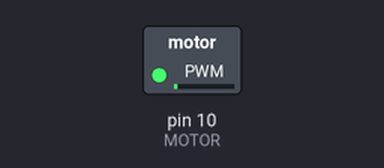
Bench run of a sketch on a simulated Arduino Uno, built with avr-gcc and run on an emulated ATmega328P. Parts: switched loads named in the sketch (green lamp = pin HIGH).

Above: at 0.05 s.
At 6.45 s:
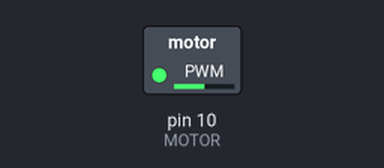
At 11.75 s:
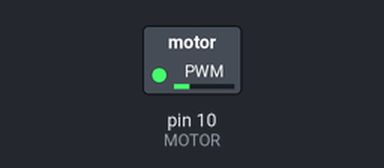
Timing chart, 0 to 20.8 s (numbered marks = the images above):
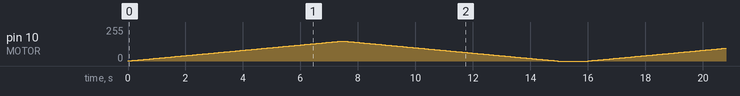

The sketch:

motor_control.ino
```cpp
#define MOTOR 10

void setup() {
  pinMode(MOTOR, OUTPUT);
}

void loop() {
  for (int i = 1; i <= 150; i++)
  {
    analogWrite(MOTOR, i);
    delay(50);
  }

  for (int i = 1; i <= 150; i++)
  {
    analogWrite(MOTOR, 150 - i);
    delay(50);
  }

  delay(1000);
}
```
